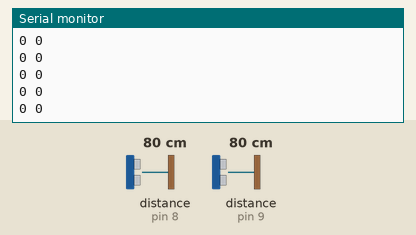
This sketch was run on a simulated Arduino Uno, built with avr-gcc and run on an emulated ATmega328P. Shown: the last lines printed to the serial monitor. The test bench sets the inputs (shaded band); at power-on: distance to the obstacle (sensors on pin 8, pin 9) 80 cm. The echo pulse lasts 58.3 µs per cm.

Above: at 1.2 s.
1.3 s: distance to the obstacle (sensor on pin 8) set to 2 cm
At 1.8 s:
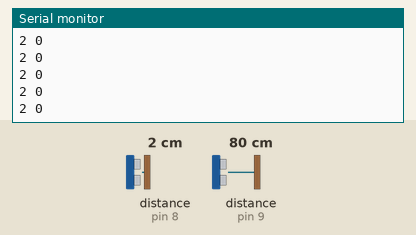
2.8 s: distance to the obstacle (sensor on pin 9) set to 2 cm
At 3.6 s:
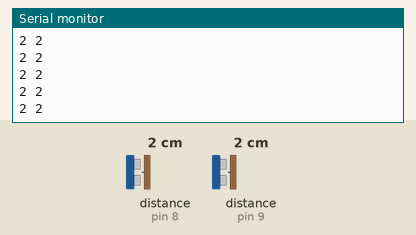
4.3 s: distance to the obstacle (sensor on pin 8) set to 4 cm
At 5.2 s:
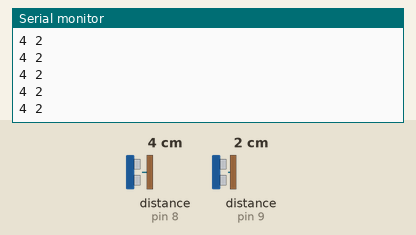
7.3 s: distance to the obstacle (sensor on pin 9) set to 4 cm
At 7.8 s:
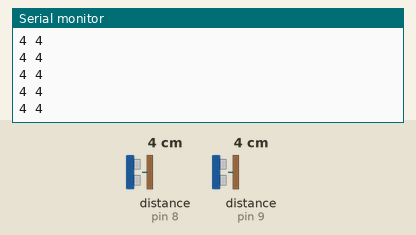
Timing chart, 0 to 9.8 s (numbered marks = the images above; inputs shaded):
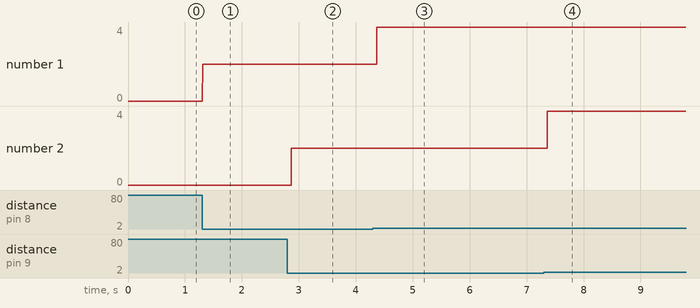

The sketch:

arduino-python-midi_theremin.ino
```cpp
#include <NewPing.h>

#define X_PING_PIN      8 // Arduino pin tied to trigger and echopin on x ping sensor.
#define Y_PING_PIN      9 // Arduino pin tied to trigger and echopin on y ping sensor.
#define MAX_DISTANCE 60 // Maximum distance (in cm) to ping.

NewPing xsonar(X_PING_PIN, X_PING_PIN, MAX_DISTANCE); // NewPing setup of pins and maximum distance.
NewPing ysonar(Y_PING_PIN, Y_PING_PIN, 30); // NewPing setup of pins and maximum distance.

int xping;
int yping;

void setup() {
  Serial.begin(9600);
}

void loop() {
  xping = xsonar.ping_cm();
  yping = ysonar.ping_cm();
  Serial.print(xping);
  Serial.print(" ");
  Serial.print(yping);
  Serial.println();
}
```

Measured:
- after the input at 1.3 s, the serial monitor: prints a new line at once (image 1)
- after the input at 2.8 s, the serial monitor: prints a new line after 0.07 s (image 2)
- after the input at 4.3 s, the serial monitor: prints a new line after 0.07 s (image 3)
- after the input at 7.3 s, the serial monitor: prints a new line after 0.07 s (image 4)
- plotted number 1: 0 → 2 after the input at 1.3 s, 2 → 4 after the input at 4.3 s
